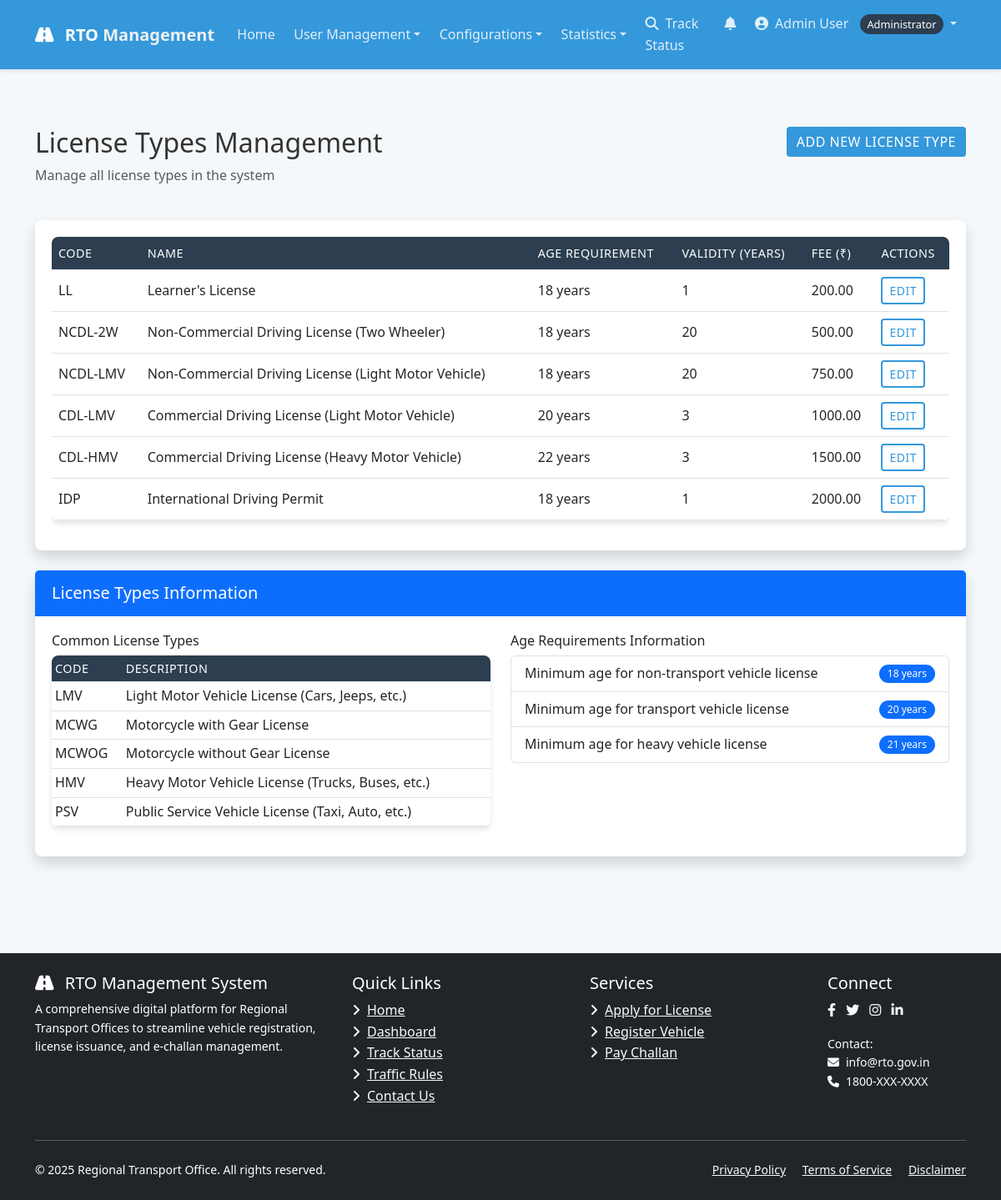
The app's page /license/types/ (signed in) with its own data.
### accounts/models.py (models this page shows, shortened)
class User(AbstractUser):
    USER_TYPE_CHOICES = (
        ('CITIZEN', 'Citizen'),
        ('OFFICER', 'RTO Officer'),
        ('ADMIN', 'Administrator'),
    )
    username = None
    email = models.EmailField(_('email address'), unique=True)
    phone_number = models.CharField(max_length=15, blank=True, null=True)
    aadhaar_number = models.CharField(max_length=16, blank=True, null=True)
    address = models.TextField(blank=True, null=True)
    user_type = models.CharField(max_length=10, choices=USER_TYPE_CHOICES, default='CITIZEN')
    profile_picture = models.ImageField(upload_to='profile_pics/', blank=True, null=True)
    USERNAME_FIELD = 'email'
    REQUIRED_FIELDS = []
    objects = UserManager()
    def get_full_name(self):
        return f"{self.first_name} {self.last_name}" if self.first_name or self.last_name else self.email

### license/models.py (models this page shows, shortened)
class LicenseType(models.Model):
    name = models.CharField(max_length=100)
    code = models.CharField(max_length=10, unique=True)
    description = models.TextField()
    age_requirement = models.PositiveIntegerField(default=18)
    validity_years = models.PositiveIntegerField(default=10)
    fee = models.DecimalField(max_digits=10, decimal_places=2)

### license/views.py (the view)
# urls.py: path('types/', views.license_types, name='license_types'),
@login_required
@user_passes_test(lambda u: u.user_type == 'ADMIN')
def license_types(request):
    license_types = LicenseType.objects.all()
    return render(request, 'license/license_types.html', {'license_types': license_types})

### templates/license/license_types.html (shortened to what this page needs)
{% extends 'base.html' %}
{% block content %}
<div class="container py-5">
    <div class="row mb-4">
        <div class="col">
            <h2>License Types Management</h2>
            <p class="text-muted">Manage all license types in the system</p>
        </div>
        <div class="col-auto">
            <a href="{% url 'add_license_type' %}" class="btn btn-primary">
                 Add New License Type
            </a>
        </div>
    </div>
    <div class="card shadow">
        <div class="card-body">
            {% if license_types %}
            <div class="table-responsive">
                <table class="table table-hover">
                    <thead class="table-light">
                        <tr>
                            <th>Code</th>
                            <th>Name</th>
                            <th>Age Requirement</th>
                            <th>Validity (Years)</th>
                            <th>Fee (₹)</th>
                            <th>Actions</th>
                        </tr>
                    </thead>
                    <tbody>
                        {% for type in license_types %}
                        <tr>
                            <td>{{ type.code }}</td>
                            <td>{{ type.name }}</td>
                            <td>{{ type.age_requirement }} years</td>
                            <td>{{ type.validity_years }}</td>
                            <td>{{ type.fee }}</td>
                            <td>
                                <a href="{% url 'edit_license_type' type_id=type.id %}" class="btn btn-sm btn-outline-primary">
                                     Edit
                                </a>
                            </td>
                        </tr>
                        {% endfor %}
                    </tbody>
                </table>
            </div>
            {% endif %}
        </div>
    </div>
    <div class="mt-4">
        <div class="card shadow">
            <div class="card-header bg-primary text-white">
                <h5 class="mb-0">License Types Information</h5>
            </div>
            <div class="card-body">
                <div class="row">
                    <div class="col-md-6">
                        <h6>Common License Types</h6>
                        <table class="table table-sm">
                            <thead>
                                <tr>
                                    <th>Code</th>
                                    <th>Description</th>
                                </tr>
                            </thead>
                            <tbody>
                                <tr>
                                    <td>LMV</td>
                                    <td>Light Motor Vehicle License (Cars, Jeeps, etc.)</td>
                                </tr>
                                <tr>
                                    <td>MCWG</td>
                                    <td>Motorcycle with Gear License</td>
                                </tr>
                                <tr>
                                    <td>MCWOG</td>
                                    <td>Motorcycle without Gear License</td>
                                </tr>
                                <tr>
                                    <td>HMV</td>
                                    <td>Heavy Motor Vehicle License (Trucks, Buses, etc.)</td>
                                </tr>
                                <tr>
                                    <td>PSV</td>
                                    <td>Public Service Vehicle License (Taxi, Auto, etc.)</td>
                                </tr>
                            </tbody>
                        </table>
                    </div>
                    <div class="col-md-6">
                        <h6>Age Requirements Information</h6>
                        <ul class="list-group">
                            <li class="list-group-item d-flex justify-content-between align-items-center">
                                Minimum age for non-transport vehicle license
                                <span class="badge bg-primary rounded-pill">18 years</span>
                            </li>
                            <li class="list-group-item d-flex justify-content-between align-items-center">
                                Minimum age for transport vehicle license
                                <span class="badge bg-primary rounded-pill">20 years</span>
                            </li>
                            <li class="list-group-item d-flex justify-content-between align-items-center">
                                Minimum age for heavy vehicle license
                                <span class="badge bg-primary rounded-pill">21 years</span>
                            </li>
                        </ul>
                    </div>
                </div>
            </div>
        </div>
    </div>
</div>
{% endblock %}

### templates/base.html (shortened to what this page needs)
<!DOCTYPE html>
<html lang="en">
<head>
    <link href="https://cdn.jsdelivr.net/npm/bootstrap@5.3.0/dist/css/bootstrap.min.css" rel="stylesheet">
    <link href="https://cdnjs.cloudflare.com/ajax/libs/font-awesome/6.4.0/css/all.min.css" rel="stylesheet">
    <link rel="stylesheet" href="/static/css/style.css">
</head>
<body>
    <nav class="navbar navbar-expand-lg navbar-dark fixed-top">
        <div class="container">
            <a class="navbar-brand" href="/">
                <i class="fas fa-road me-2"></i> RTO <span>Management</span>
            </a>
            <div class="collapse navbar-collapse" id="navbarContent">
                <ul class="navbar-nav me-auto mb-2 mb-lg-0">
                    <li class="nav-item">
                        <a class="nav-link {% if request.path == '/' %}active{% endif %}" href="/">Home</a>
                    </li>
                    {% if user.is_authenticated %}
                        {% if user.user_type == 'CITIZEN' %}
                            <li class="nav-item dropdown">
                                <a class="nav-link dropdown-toggle" href="#" id="licenseDropdown" role="button" data-bs-toggle="dropdown" aria-expanded="false">License</a>
                                <ul class="dropdown-menu" aria-labelledby="licenseDropdown">
                                    <li><a class="dropdown-item" href="{% url 'apply_for_license' %}">Apply for License</a></li>
                                    <li><a class="dropdown-item" href="{% url 'my_license_applications' %}">My Applications</a></li>
                                    <li><a class="dropdown-item" href="{% url 'my_licenses' %}">My Licenses</a></li>
                                </ul>
                            </li>
                            <li class="nav-item dropdown">
                                <a class="nav-link dropdown-toggle" href="#" id="vehicleDropdown" role="button" data-bs-toggle="dropdown" aria-expanded="false">Vehicle</a>
                                <ul class="dropdown-menu" aria-labelledby="vehicleDropdown">
                                    <li><a class="dropdown-item" href="{% url 'apply_for_registration' %}">Register Vehicle</a></li>
                                    <li><a class="dropdown-item" href="{% url 'my_registration_applications' %}">My Registrations</a></li>
                                    <li><a class="dropdown-item" href="{% url 'my_vehicles' %}">My Vehicles</a></li>
                                    <li><a class="dropdown-item" href="{% url 'vehicle_transfers' %}">My Transfers</a></li>
                                </ul>
                            </li>
                            <li class="nav-item dropdown">
                                <a class="nav-link dropdown-toggle" href="#" id="challanDropdown" role="button" data-bs-toggle="dropdown" aria-expanded="false">Challan</a>
                                <ul class="dropdown-menu" aria-labelledby="challanDropdown">
                                    <li><a class="dropdown-item" href="{% url 'search_challan' %}">Search Challan</a></li>
                                    <li><a class="dropdown-item" href="{% url 'my_challans' %}">My Challans</a></li>
                                </ul>
                            </li>
                        {% elif user.user_type == 'ADMIN' %}
                            <li class="nav-item dropdown">
                                <a class="nav-link dropdown-toggle" href="#" id="adminUsersDropdown" role="button" data-bs-toggle="dropdown" aria-expanded="false">User Management</a>
                            </li>
                            <li class="nav-item dropdown">
                                <a class="nav-link dropdown-toggle" href="#" id="adminConfigDropdown" role="button" data-bs-toggle="dropdown" aria-expanded="false">Configurations</a>
                            </li>
                            <li class="nav-item dropdown">
                                <a class="nav-link dropdown-toggle" href="#" id="adminStatsDropdown" role="button" data-bs-toggle="dropdown" aria-expanded="false">Statistics</a>
                            </li>
                        {% endif %}
                    {% endif %}
                </ul>
                <ul class="navbar-nav">
                    <li class="nav-item">
                        <a class="nav-link" href="/dashboard/status/license/" id="navStatusLink">
                            <i class="fas fa-search me-1"></i> Track Status
                        </a>
                    </li>
                    {% if user.is_authenticated %}
                        <li class="nav-item">
                            <a class="nav-link position-relative" href="#" id="notificationToggle" data-bs-toggle="dropdown" aria-expanded="false">
                                <i class="fas fa-bell"></i>
                            </a>
                        </li>
                        <li class="nav-item dropdown">
                            <a class="nav-link dropdown-toggle" href="#" id="userDropdown" role="button" data-bs-toggle="dropdown" aria-expanded="false">
                                <i class="fas fa-user-circle me-1"></i>
                                {{ user.get_full_name|default:user.email }}
                                <span class="user-badge">{{ user.get_user_type_display }}</span>
                            </a>
                        </li>
                    {% endif %}
                </ul>
            </div>
        </div>
    </nav>
    <main role="main" class="container-fluid py-5">
        {% block content %}{% endblock %}
    </main>
    <footer class="py-4 bg-dark text-white">
        <div class="container">
            <div class="row">
                <div class="col-md-4 mb-4 mb-md-0">
                    <h5><i class="fas fa-road me-2"></i> RTO Management System</h5>
                    <p class="small">A comprehensive digital platform for Regional Transport Offices to streamline vehicle registration, license issuance, and e-challan management.</p>
                </div>
                <div class="col-md-3 mb-4 mb-md-0">
                    <h5>Quick Links</h5>
                    <ul class="list-unstyled">
                        <li><a href="/" class="text-light"><i class="fas fa-angle-right me-2"></i>Home</a></li>
                        <li><a href="{% url 'dashboard' %}" class="text-light"><i class="fas fa-angle-right me-2"></i>Dashboard</a></li>
                        <li><a href="/dashboard/status/license/" class="text-light"><i class="fas fa-angle-right me-2"></i>Track Status</a></li>
                        <li><a href="#" class="text-light"><i class="fas fa-angle-right me-2"></i>Traffic Rules</a></li>
                        <li><a href="#" class="text-light"><i class="fas fa-angle-right me-2"></i>Contact Us</a></li>
                    </ul>
                </div>
                <div class="col-md-3 mb-4 mb-md-0">
                    <h5>Services</h5>
                    <ul class="list-unstyled">
                        <li><a href="{% url 'apply_for_license' %}" class="text-light"><i class="fas fa-angle-right me-2"></i>Apply for License</a></li>
                        <li><a href="{% url 'apply_for_registration' %}" class="text-light"><i class="fas fa-angle-right me-2"></i>Register Vehicle</a></li>
                        <li><a href="{% url 'search_challan' %}" class="text-light"><i class="fas fa-angle-right me-2"></i>Pay Challan</a></li>
                    </ul>
                </div>
                <div class="col-md-2">
                    <h5>Connect</h5>
                    <div class="social-icons">
                        <a href="#" class="text-light me-2"><i class="fab fa-facebook-f"></i></a>
                        <a href="#" class="text-light me-2"><i class="fab fa-twitter"></i></a>
                        <a href="#" class="text-light me-2"><i class="fab fa-instagram"></i></a>
                        <a href="#" class="text-light me-2"><i class="fab fa-linkedin-in"></i></a>
                    </div>
                    <div class="mt-3">
                        <p class="small mb-0">Contact:</p>
                        <p class="small mb-0"><i class="fas fa-envelope me-2"></i>info@rto.gov.in</p>
                        <p class="small mb-0"><i class="fas fa-phone me-2"></i>1800-XXX-XXXX</p>
                    </div>
                </div>
            </div>
            <hr class="bg-secondary my-4">
            <div class="row">
                <div class="col-md-6">
                    <p class="small mb-0">&copy; {% now "Y" %} Regional Transport Office. All rights reserved.</p>
                </div>
                <div class="col-md-6 text-md-end">
                    <p class="small mb-0">
                        <a href="#" class="text-light me-3">Privacy Policy</a>
                        <a href="#" class="text-light me-3">Terms of Service</a>
                        <a href="#" class="text-light">Disclaimer</a>
                    </p>
                </div>
            </div>
        </div>
    </footer>
</body>
</html>

### records on screen
User: get_full_name "Admin User", user_type "Administrator"
LicenseType: code "LL", name "Learner's License", age_requirement "18", validity_years "1", fee "200.00"
LicenseType: code "NCDL-2W", name "Non-Commercial Driving License (Two Wheeler)", age_requirement "18", validity_years "20", fee "500.00"
LicenseType: code "NCDL-LMV", name "Non-Commercial Driving License (Light Motor Vehicle)", age_requirement "18", validity_years "20", fee "750.00"
LicenseType: code "CDL-LMV", name "Commercial Driving License (Light Motor Vehicle)", age_requirement "20", validity_years "3", fee "1000.00"
LicenseType: code "CDL-HMV", name "Commercial Driving License (Heavy Motor Vehicle)", age_requirement "22", validity_years "3", fee "1500.00"
LicenseType: code "IDP", name "International Driving Permit", age_requirement "18", validity_years "1", fee "2000.00"
